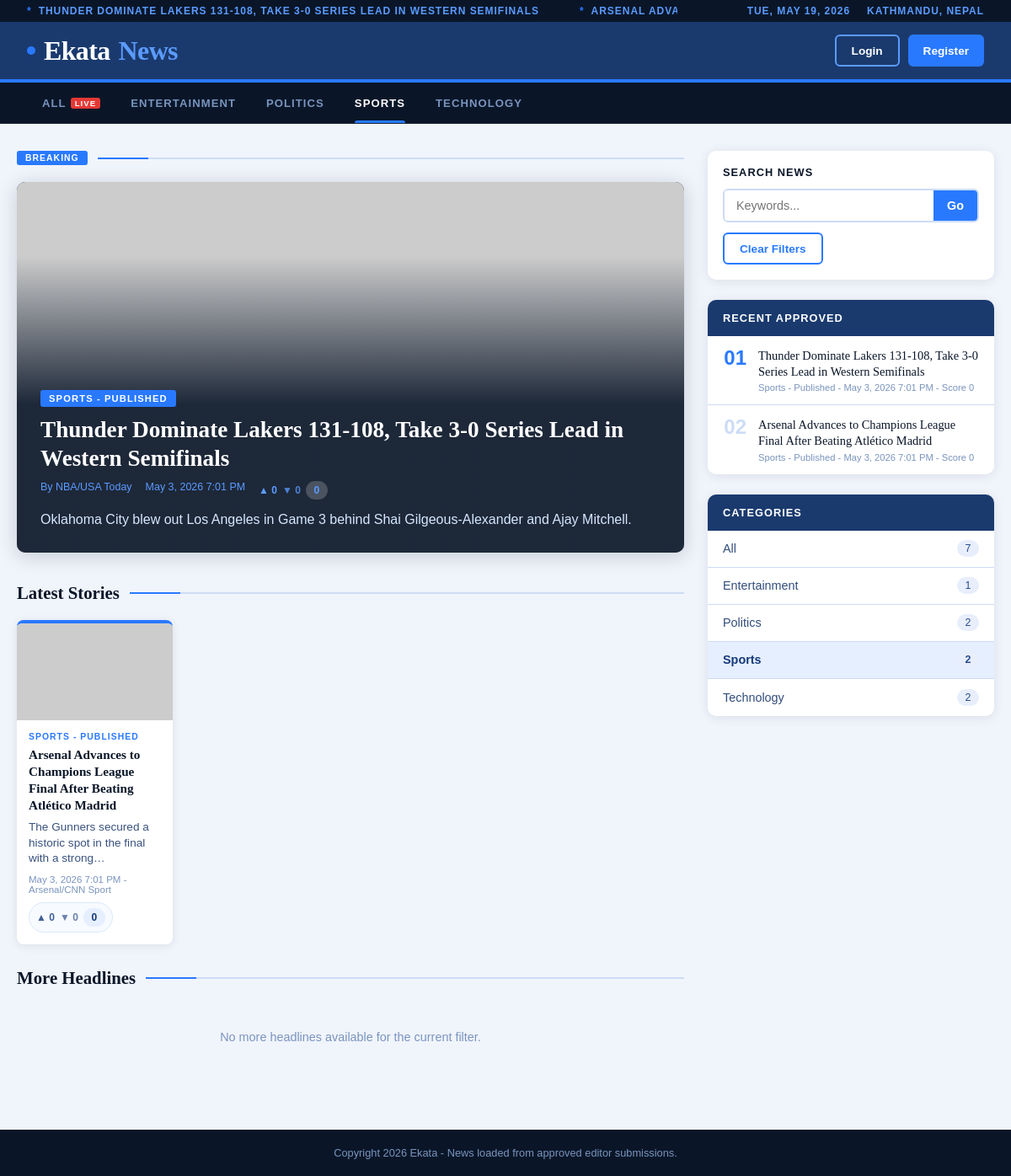
Screenshot of /home.php?category=Sports with the database file from the repository.
### tables this page shows
CREATE TABLE IF NOT EXISTS news_posts (
  id INT AUTO_INCREMENT PRIMARY KEY,
  title VARCHAR(200) NOT NULL,
  summary TEXT,
  category_id INT,
  category VARCHAR(50),
  media_path VARCHAR(255),
  media_type ENUM('image','video') NULL,
  author_name VARCHAR(120),
  created_by INT NULL,
  status ENUM('pending','approved','rejected') NOT NULL DEFAULT 'pending',
  created_at TIMESTAMP NOT NULL DEFAULT CURRENT_TIMESTAMP,
  CONSTRAINT fk_news_created_by
    FOREIGN KEY (created_by) REFERENCES users(id)
    ON DELETE SET NULL,
  CONSTRAINT fk_news_category
    FOREIGN KEY (category_id) REFERENCES categories(id)
    ON DELETE SET NULL
);

### home.php (the view, shortened to what this page needs)
<?php
require 'db.php';
if (session_status() === PHP_SESSION_NONE) {
    session_start();
}function e($value)
{
    return htmlspecialchars((string) $value, ENT_QUOTES, 'UTF-8');
}
function author_name(array $item)
{
    $author = trim((string) ($item['author_name'] ?? ''));
    if ($author !== '') {
        return $author;
    }
    return 'News Desk';
}
function format_published_at($createdAt)
{
    $time = strtotime((string) $createdAt);
    return date('M j, Y g:i A', $time);
}
function build_home_url($category, $search)
{
    $params = [];
    if ($category !== '') {
        $params['category'] = $category;
    }
    return 'home.php' . ($params ? '?' . http_build_query($params) : '');
}
function detail_url($id)
{
    $id = (int) $id;
    return 'news-details.php?id=' . $id;
}
function normalize_search_text($value)
{
    $value = trim((string) $value);
    if ($value === '') {
        return '';
    }
    $value = html_entity_decode($value, ENT_QUOTES | ENT_HTML5, 'UTF-8');
    return trim($value);
}
function news_matches_filters(array $item, $categoryFilter, $searchQuery)
{
    if ($categoryFilter !== '' && strcasecmp((string) ($item['category'] ?? ''), $categoryFilter) !== 0) {
        return false;
    }
    $normalizedQuery = normalize_search_text($searchQuery);
    if ($normalizedQuery === '') {
        return true;
    }
    return true;
}
function status_label($status)
{
    $status = strtolower(trim((string) $status));
    return 'Published';
}
function vote_score(array $item)
{
    return (int) ($item['upvotes'] ?? 0) - (int) ($item['downvotes'] ?? 0);
}
$dashboardUrl = '';
$statusCondition = "n.status = 'approved'";
$categoriesList = [];
$catQuery = $conn->query("SELECT name FROM categories ORDER BY name ASC");
if ($catQuery) {
    while ($row = $catQuery->fetch_assoc()) {
        $categoriesList[] = $row['name'];
    }
}
$approvedNews = [];
$categoryCounts = [];
$query = "SELECT n.id, n.title, n.summary, n.category, n.media_path, n.media_type, n.author_name, n.created_at, n.status,
                 u.username AS editor_username,
                 COALESCE(v.upvotes, 0) AS upvotes,
                 COALESCE(v.downvotes, 0) AS downvotes
          FROM news_posts n
          LEFT JOIN users u ON n.created_by = u.id
          LEFT JOIN (
              SELECT news_id,
                     SUM(vote_type = 'up') AS upvotes,
                     SUM(vote_type = 'down') AS downvotes
              FROM news_votes
              GROUP BY news_id
          ) v ON v.news_id = n.id
          WHERE $statusCondition
          ORDER BY n.created_at DESC";
$result = $conn->query($query);
if ($result instanceof mysqli_result) {
    while ($row = $result->fetch_assoc()) {
        $category = trim((string) ($row['category'] ?? ''));
        $row['category'] = $category;
        $approvedNews[] = $row;
        if (!isset($categoryCounts[$category])) {
            $categoryCounts[$category] = 0;
        }
        $categoryCounts[$category]++;
    }
}
$searchQuery = trim((string) ($_GET['q'] ?? ''));
$categoryFilter = trim((string) ($_GET['category'] ?? ''));
$categories = $categoriesList;
$filteredNews = array_values(array_filter($approvedNews, function ($item) use ($categoryFilter, $searchQuery) {
    return news_matches_filters($item, $categoryFilter, $searchQuery);
}));
$tickerSource = $filteredNews ?: $approvedNews;
$tickerItems = array_slice($tickerSource, 0, 8);
$heroItem = $filteredNews[0] ?? null;
$latestItems = array_slice($filteredNews, 1, 4);
$moreItems = array_slice($filteredNews, 5);
$sidebarItems = array_slice($filteredNews ?: $approvedNews, 0, 6);
?>
<!DOCTYPE html>
<html lang="en">
<head>
    <link rel="stylesheet" href="home.css">
</head>
<body>
<div class="topbar">
    <div class="ticker">
        <div class="ticker-inner">
            <?php if (!$tickerItems) : ?>
                <span>No approved headlines yet.</span>
            <?php else : ?>
                <?php foreach ($tickerItems as $item) : ?>
                    <span><?php echo e($item['title']); ?></span>
                <?php endforeach; ?>
            <?php endif; ?>
        </div>
    </div>
    <div class="meta">
        <span><?php echo e(date('D, M j, Y')); ?></span>
        <span>Kathmandu, Nepal</span>
    </div>
</div>
<header class="site-header">
    <a href="home.php" class="logo"><span class="logo-dot"></span>Ekata<span>News</span></a>
    <div class="header-actions">
        <?php if (isset($_SESSION['user_id'])) : ?>
            <span class="welcome-user">Hi, <?php echo e($_SESSION['user_name'] ?? 'User'); ?></span>
            <a class="btn btn-outline" href="saved_news.php" title="View your saved articles">
                <svg width="14" height="14" viewBox="0 0 24 24" fill="none" stroke="currentColor" stroke-width="2.5">
                    <path d="M19 21H5a2 2 0 0 1-2-2V5a2 2 0 0 1 2-2h11l5 5v11a2 2 0 0 1-2 2z"/>
                    <polyline points="17 21 17 13 7 13 7 21"/>
                </svg>
                Saved
            </a>
            <?php if ($dashboardUrl !== '') : ?>
                <a class="btn btn-solid" href="<?php echo e($dashboardUrl); ?>">Dashboard</a>
            <?php endif; ?>
            <a class="btn btn-outline" href="logout.php">Logout</a>
        <?php else : ?>
            <a class="btn btn-outline" href="login.php">Login</a>
            <a class="btn btn-solid" href="register.php">Register</a>
        <?php endif; ?>
    </div>
</header>
<nav class="category-nav" aria-label="News categories">
    <a href="<?php echo e(build_home_url('', $searchQuery)); ?>" class="<?php echo $categoryFilter === '' ? 'active' : ''; ?>">
        All <span class="live-badge">LIVE</span>
    </a>
    <?php foreach ($categories as $category) : ?>
        <a href="<?php echo e(build_home_url($category, $searchQuery)); ?>" class="<?php echo strcasecmp($categoryFilter, $category) === 0 ? 'active' : ''; ?>">
            <?php echo e($category); ?>
        </a>
    <?php endforeach; ?>
</nav>
<main class="container">
    <div class="grid-main">
        <section class="main-column" aria-label="Featured news">
            <div class="sec-hdr">
                <span class="sec-tag">Breaking</span>
                <div class="bar"></div>
            </div>
            <?php if ($heroItem) : ?>
                <article class="hero-card clickable-news"
                         data-detail-url="<?php echo e(detail_url($heroItem['id'])); ?>"
                         tabindex="0"
                         role="link"
                         aria-label="Read story: <?php echo e($heroItem['title']); ?>">
                    <?php if (($heroItem['media_type'] ?? '') === 'image' && !empty($heroItem['media_path'])) : ?>
                        <img src="<?php echo e($heroItem['media_path']); ?>" alt="<?php echo e($heroItem['title']); ?>">
                    <?php else : ?>
                        <div class="media-placeholder">No media uploaded for this story.</div>
                    <?php endif; ?>
                    <div class="content">
                        <div class="cat"><?php echo e($heroItem['category']); ?> - <?php echo e(status_label($heroItem['status'] ?? 'approved')); ?></div>
                        <h1><?php echo e($heroItem['title']); ?></h1>
                        <div class="meta-row">
                            <span>By <?php echo e(author_name($heroItem)); ?></span>
                            <span><?php echo e(format_published_at($heroItem['created_at'])); ?></span>
                            <span class="vote-summary" title="Article vote score">
                                ▲ <?php echo e((string) ($heroItem['upvotes'] ?? 0)); ?>
                                <span>▼ <?php echo e((string) ($heroItem['downvotes'] ?? 0)); ?></span>
                                <strong><?php echo e((string) vote_score($heroItem)); ?></strong>
                            </span>
                        </div>
                        <?php if (!empty($heroItem['summary'])) : ?>
                            <p class="hero-summary"><?php echo e($heroItem['summary']); ?></p>
                        <?php endif; ?>
                    </div>
                </article>
            <?php else : ?>
                <div class="loading-row">No approved news available yet. Editors can submit news and admins can approve it from the review panel.</div>
            <?php endif; ?>
            <div class="sec-hdr" style="margin-top:36px;">
                <h2>Latest Stories</h2>
                <div class="bar"></div>
            </div>
            <?php if (!$latestItems) : ?>
                <p class="loading-row">No additional stories matched this filter.</p>
            <?php else : ?>
                <div class="cat-strip">
                    <?php foreach ($latestItems as $item) : ?>
                        <article class="cat-card clickable-news"
                                 data-detail-url="<?php echo e(detail_url($item['id'])); ?>"
                                 tabindex="0"
                                 role="link"
                                 aria-label="Read story: <?php echo e($item['title']); ?>">
                            <?php if (($item['media_type'] ?? '') === 'image' && !empty($item['media_path'])) : ?>
                                <img src="<?php echo e($item['media_path']); ?>" alt="<?php echo e($item['title']); ?>">
                            <?php elseif (($item['media_type'] ?? '') === 'video' && !empty($item['media_path'])) : ?>
                                <div class="cat-media cat-media--video">Video Story</div>
                            <?php else : ?>
                                <div class="cat-media">No Media</div>
                            <?php endif; ?>
                            <div class="body">
                                <div class="label"><?php echo e($item['category']); ?> - <?php echo e(status_label($item['status'] ?? 'approved')); ?></div>
                                <h3><?php echo e($item['title']); ?></h3>
                                <?php if (!empty($item['summary'])) : ?>
                                    <p class="cat-summary"><?php echo e($item['summary']); ?></p>
                                <?php endif; ?>
                                <div class="ago"><?php echo e(format_published_at($item['created_at'])); ?> - <?php echo e(author_name($item)); ?></div>
                                <div class="vote-summary vote-summary--card" title="Article vote score">
                                    ▲ <?php echo e((string) ($item['upvotes'] ?? 0)); ?>
                                    <span>▼ <?php echo e((string) ($item['downvotes'] ?? 0)); ?></span>
                                    <strong><?php echo e((string) vote_score($item)); ?></strong>
                                </div>
                            </div>
                        </article>
                    <?php endforeach; ?>
                </div>
            <?php endif; ?>
            <div class="sec-hdr">
                <h2>More Headlines</h2>
                <div class="bar"></div>
            </div>
            <?php if (!$moreItems) : ?>
                <p class="loading-row">No more headlines available for the current filter.</p>
            <?php endif; ?>
        </section>
        <aside class="sidebar">
            <div class="search-box">
                <h3>Search News</h3>
                <form method="GET" action="home.php" id="newsSearchForm" autocomplete="off">
                    <div class="search-modal-wrap">
                        <div class="search-row">
                            <input
                                type="text"
                                name="q"
                                id="searchInput"
                                placeholder="Keywords..."
                                value="<?php echo e($searchQuery); ?>"
                                aria-label="Search news"
                                aria-controls="searchModal"
                                autocomplete="off"
                            >
                            <button type="submit">Go</button>
                        </div>
                    </div>
                </form>
                <?php if ($searchQuery !== '' || $categoryFilter !== '') : ?>
                    <div class="search-actions">
                        <a class="btn btn-outline" href="home.php">Clear Filters</a>
                    </div>
                <?php endif; ?>
            </div>
            <div class="widget">
                <div class="widget-hdr">Recent Approved</div>
                <div class="trend-list">
                    <?php if (!$sidebarItems) : ?>
                        <div class="loading-row">No approved stories yet.</div>
                    <?php else : ?>
                        <?php foreach ($sidebarItems as $index => $item) : ?>
                               <div class="trend-item <?php echo $index === 0 ? 'top' : ''; ?> clickable-news"
                                   data-detail-url="<?php echo e(detail_url($item['id'])); ?>"
                                   tabindex="0"
                                   role="link"
                                   aria-label="Read story: <?php echo e($item['title']); ?>">
                                <div class="trend-num"><?php echo e(str_pad((string) ($index + 1), 2, '0', STR_PAD_LEFT)); ?></div>
                                <div>
                                    <div class="trend-title"><?php echo e($item['title']); ?></div>
                                    <div class="trend-meta"><?php echo e($item['category']); ?> - <?php echo e(status_label($item['status'] ?? 'approved')); ?> - <?php echo e(format_published_at($item['created_at'])); ?> - Score <?php echo e((string) vote_score($item)); ?></div>
                                </div>
                            </div>
                        <?php endforeach; ?>
                    <?php endif; ?>
                </div>
            </div>
            <div class="widget">
                <div class="widget-hdr">Categories</div>
                <div class="widget-list">
                    <a class="widget-link <?php echo $categoryFilter === '' ? 'widget-link--active' : ''; ?>" href="<?php echo e(build_home_url('', $searchQuery)); ?>">
                        All
                        <span><?php echo e((string) count($approvedNews)); ?></span>
                    </a>
                    <?php foreach ($categories as $category) : ?>
                        <a class="widget-link <?php echo strcasecmp($categoryFilter, $category) === 0 ? 'widget-link--active' : ''; ?>" href="<?php echo e(build_home_url($category, $searchQuery)); ?>">
                            <?php echo e($category); ?>
                            <span><?php echo e((string) ($categoryCounts[$category] ?? 0)); ?></span>
                        </a>
                    <?php endforeach; ?>
                </div>
            </div>
        </aside>
    </div>
</main>
<footer>Copyright <?php echo e(date('Y')); ?> Ekata - News loaded from approved editor submissions.</footer>
</body>
</html>

### rows the page displays
news_posts: title "THUNDER DOMINATE LAKERS 131-108, TAKE 3-0 SERIES LEAD IN WESTERN SEMIFINALS", category "SPORTS", title "Thunder Dominate Lakers 131-108, Take 3-0 Series Lead in Western Semifinals", author_name "NBA/USA Today", summary "Oklahoma City blew out Los Angeles in Game 3 behind Shai Gilgeous-Alexander and Ajay Mitchell.", index "01", category "Sports", status "Published", created_at "May 3, 2026 7:01 PM", item "0"
news_posts: title "ARSENAL…", category "SPORTS", status "PUBLISHED", title "Arsenal Advances to Champions League Final After Beating Atlético Madrid", summary "The Gunners secured a historic spot in the final with a…", created_at "May 3, 2026 7:01 PM", author_name "Arsenal/CNN Sport", upvotes "0", downvotes "0", item "0", index "02", category "Sports", status "Published", category "2"
news_posts: id "2"

### other values shown
$category "ENTERTAINMENT"
$category "POLITICS"
$category "TECHNOLOGY"
status_label($heroItem['status'] ?? 'approved') "PUBLISHED"
format_published_at($heroItem['created_at']) "May 3, 2026 7:01 PM"
$heroItem['upvotes'] "0"
$heroItem['downvotes'] "0"
vote_score($heroItem) "0"
count($approvedNews) "7"
$category "Entertainment"
$categoryCounts[$category] "1"
$category "Politics"
$category "Technology"
